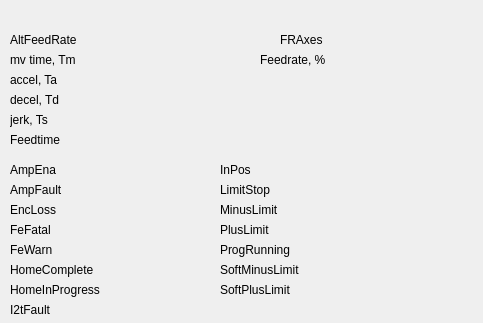
<?xml version="1.0" encoding="UTF-8"?>
<ui version="4.0">
 <class>Form</class>
 <widget class="QWidget" name="Form">
  <property name="geometry">
   <rect>
    <x>0</x>
    <y>0</y>
    <width>483</width>
    <height>323</height>
   </rect>
  </property>
  <property name="windowTitle">
   <string>Form</string>
  </property>
  <widget class="QLabel" name="label_3">
   <property name="geometry">
    <rect>
     <x>10</x>
     <y>70</y>
     <width>61</width>
     <height>20</height>
    </rect>
   </property>
   <property name="text">
    <string>accel, Ta</string>
   </property>
  </widget>
  <widget class="QLabel" name="label_13">
   <property name="geometry">
    <rect>
     <x>220</x>
     <y>180</y>
     <width>121</width>
     <height>20</height>
    </rect>
   </property>
   <property name="text">
    <string>LimitStop</string>
   </property>
  </widget>
  <widget class="QLabel" name="label_4">
   <property name="geometry">
    <rect>
     <x>10</x>
     <y>110</y>
     <width>61</width>
     <height>20</height>
    </rect>
   </property>
   <property name="text">
    <string>jerk, Ts</string>
   </property>
  </widget>
  <widget class="QEBitStatus" name="qebitstatus_2">
   <property name="geometry">
    <rect>
     <x>140</x>
     <y>160</y>
     <width>16</width>
     <height>16</height>
    </rect>
   </property>
   <property name="numberOfBits">
    <number>1</number>
   </property>
   <property name="onColour">
    <color>
     <red>0</red>
     <green>255</green>
     <blue>0</blue>
    </color>
   </property>
   <property name="offColour">
    <color>
     <red>125</red>
     <green>125</green>
     <blue>125</blue>
    </color>
   </property>
   <property name="variable" stdset="0">
    <string>$(P):AmpEna</string>
   </property>
  </widget>
  <widget class="QLabel" name="label_6">
   <property name="geometry">
    <rect>
     <x>10</x>
     <y>30</y>
     <width>81</width>
     <height>20</height>
    </rect>
   </property>
   <property name="text">
    <string>AltFeedRate</string>
   </property>
  </widget>
  <widget class="QELabel" name="qelabel">
   <property name="geometry">
    <rect>
     <x>110</x>
     <y>70</y>
     <width>131</width>
     <height>20</height>
    </rect>
   </property>
   <property name="variable" stdset="0">
    <string>$(P):Ta</string>
   </property>
  </widget>
  <widget class="QLabel" name="label_14">
   <property name="geometry">
    <rect>
     <x>10</x>
     <y>220</y>
     <width>121</width>
     <height>20</height>
    </rect>
   </property>
   <property name="text">
    <string>FeFatal</string>
   </property>
  </widget>
  <widget class="QEBitStatus" name="qebitstatus_7">
   <property name="geometry">
    <rect>
     <x>350</x>
     <y>180</y>
     <width>16</width>
     <height>16</height>
    </rect>
   </property>
   <property name="numberOfBits">
    <number>1</number>
   </property>
   <property name="onColour">
    <color>
     <red>255</red>
     <green>0</green>
     <blue>0</blue>
    </color>
   </property>
   <property name="offColour">
    <color>
     <red>125</red>
     <green>125</green>
     <blue>125</blue>
    </color>
   </property>
   <property name="variable" stdset="0">
    <string>$(P):LimitStop</string>
   </property>
  </widget>
  <widget class="QELabel" name="qelabel_3">
   <property name="geometry">
    <rect>
     <x>110</x>
     <y>30</y>
     <width>131</width>
     <height>20</height>
    </rect>
   </property>
   <property name="variable" stdset="0">
    <string>$(P):AltFeedRate</string>
   </property>
  </widget>
  <widget class="QELabel" name="qelabel_5">
   <property name="geometry">
    <rect>
     <x>340</x>
     <y>50</y>
     <width>131</width>
     <height>20</height>
    </rect>
   </property>
   <property name="variable" stdset="0">
    <string>$(P):FeedRate</string>
   </property>
  </widget>
  <widget class="QLabel" name="label_11">
   <property name="geometry">
    <rect>
     <x>10</x>
     <y>200</y>
     <width>121</width>
     <height>20</height>
    </rect>
   </property>
   <property name="text">
    <string>EncLoss</string>
   </property>
  </widget>
  <widget class="QEBitStatus" name="qebitstatus_8">
   <property name="geometry">
    <rect>
     <x>140</x>
     <y>220</y>
     <width>16</width>
     <height>16</height>
    </rect>
   </property>
   <property name="numberOfBits">
    <number>1</number>
   </property>
   <property name="onColour">
    <color>
     <red>255</red>
     <green>0</green>
     <blue>0</blue>
    </color>
   </property>
   <property name="offColour">
    <color>
     <red>125</red>
     <green>125</green>
     <blue>125</blue>
    </color>
   </property>
   <property name="variable" stdset="0">
    <string>$(P):FeFatal</string>
   </property>
  </widget>
  <widget class="QLabel" name="label_17">
   <property name="geometry">
    <rect>
     <x>260</x>
     <y>50</y>
     <width>81</width>
     <height>20</height>
    </rect>
   </property>
   <property name="text">
    <string>Feedrate, %</string>
   </property>
  </widget>
  <widget class="QEBitStatus" name="qebitstatus_6">
   <property name="geometry">
    <rect>
     <x>140</x>
     <y>180</y>
     <width>16</width>
     <height>16</height>
    </rect>
   </property>
   <property name="numberOfBits">
    <number>1</number>
   </property>
   <property name="onColour">
    <color>
     <red>255</red>
     <green>0</green>
     <blue>0</blue>
    </color>
   </property>
   <property name="offColour">
    <color>
     <red>125</red>
     <green>125</green>
     <blue>125</blue>
    </color>
   </property>
   <property name="variable" stdset="0">
    <string>$(P):AmpFault</string>
   </property>
  </widget>
  <widget class="QELabel" name="qelabel_2">
   <property name="geometry">
    <rect>
     <x>110</x>
     <y>110</y>
     <width>131</width>
     <height>20</height>
    </rect>
   </property>
   <property name="variable" stdset="0">
    <string>$(P):Ts</string>
   </property>
  </widget>
  <widget class="QEBitStatus" name="qebitstatus_5">
   <property name="geometry">
    <rect>
     <x>140</x>
     <y>200</y>
     <width>16</width>
     <height>16</height>
    </rect>
   </property>
   <property name="numberOfBits">
    <number>1</number>
   </property>
   <property name="onColour">
    <color>
     <red>255</red>
     <green>0</green>
     <blue>0</blue>
    </color>
   </property>
   <property name="offColour">
    <color>
     <red>125</red>
     <green>125</green>
     <blue>125</blue>
    </color>
   </property>
   <property name="variable" stdset="0">
    <string>$(P):EncLoss</string>
   </property>
  </widget>
  <widget class="QLabel" name="label_7">
   <property name="geometry">
    <rect>
     <x>10</x>
     <y>260</y>
     <width>121</width>
     <height>20</height>
    </rect>
   </property>
   <property name="text">
    <string>HomeComplete</string>
   </property>
  </widget>
  <widget class="QLabel" name="label_8">
   <property name="geometry">
    <rect>
     <x>10</x>
     <y>160</y>
     <width>121</width>
     <height>20</height>
    </rect>
   </property>
   <property name="text">
    <string>AmpEna</string>
   </property>
  </widget>
  <widget class="QLabel" name="label_12">
   <property name="geometry">
    <rect>
     <x>10</x>
     <y>180</y>
     <width>121</width>
     <height>20</height>
    </rect>
   </property>
   <property name="text">
    <string>AmpFault</string>
   </property>
  </widget>
  <widget class="QEBitStatus" name="qebitstatus">
   <property name="geometry">
    <rect>
     <x>140</x>
     <y>260</y>
     <width>16</width>
     <height>16</height>
    </rect>
   </property>
   <property name="numberOfBits">
    <number>1</number>
   </property>
   <property name="onColour">
    <color>
     <red>0</red>
     <green>255</green>
     <blue>0</blue>
    </color>
   </property>
   <property name="offColour">
    <color>
     <red>125</red>
     <green>125</green>
     <blue>125</blue>
    </color>
   </property>
   <property name="variable" stdset="0">
    <string>$(P):HomeComplete</string>
   </property>
  </widget>
  <widget class="QEBitStatus" name="qebitstatus_11">
   <property name="geometry">
    <rect>
     <x>140</x>
     <y>280</y>
     <width>16</width>
     <height>16</height>
    </rect>
   </property>
   <property name="numberOfBits">
    <number>1</number>
   </property>
   <property name="onColour">
    <color>
     <red>0</red>
     <green>255</green>
     <blue>0</blue>
    </color>
   </property>
   <property name="offColour">
    <color>
     <red>125</red>
     <green>125</green>
     <blue>125</blue>
    </color>
   </property>
   <property name="variable" stdset="0">
    <string>$(P):HomeInProgress</string>
   </property>
  </widget>
  <widget class="QLabel" name="label_19">
   <property name="geometry">
    <rect>
     <x>10</x>
     <y>280</y>
     <width>121</width>
     <height>20</height>
    </rect>
   </property>
   <property name="text">
    <string>HomeInProgress</string>
   </property>
  </widget>
  <widget class="QEBitStatus" name="qebitstatus_12">
   <property name="geometry">
    <rect>
     <x>350</x>
     <y>200</y>
     <width>16</width>
     <height>16</height>
    </rect>
   </property>
   <property name="numberOfBits">
    <number>1</number>
   </property>
   <property name="onColour">
    <color>
     <red>255</red>
     <green>0</green>
     <blue>0</blue>
    </color>
   </property>
   <property name="offColour">
    <color>
     <red>125</red>
     <green>125</green>
     <blue>125</blue>
    </color>
   </property>
   <property name="variable" stdset="0">
    <string>$(P):MinusLimit</string>
   </property>
  </widget>
  <widget class="QLabel" name="label_20">
   <property name="geometry">
    <rect>
     <x>220</x>
     <y>200</y>
     <width>121</width>
     <height>20</height>
    </rect>
   </property>
   <property name="text">
    <string>MinusLimit</string>
   </property>
  </widget>
  <widget class="QEBitStatus" name="qebitstatus_13">
   <property name="geometry">
    <rect>
     <x>350</x>
     <y>220</y>
     <width>16</width>
     <height>16</height>
    </rect>
   </property>
   <property name="numberOfBits">
    <number>1</number>
   </property>
   <property name="onColour">
    <color>
     <red>255</red>
     <green>0</green>
     <blue>0</blue>
    </color>
   </property>
   <property name="offColour">
    <color>
     <red>125</red>
     <green>125</green>
     <blue>125</blue>
    </color>
   </property>
   <property name="variable" stdset="0">
    <string>$(P):PlusLimit</string>
   </property>
  </widget>
  <widget class="QLabel" name="label_21">
   <property name="geometry">
    <rect>
     <x>220</x>
     <y>220</y>
     <width>121</width>
     <height>20</height>
    </rect>
   </property>
   <property name="text">
    <string>PlusLimit</string>
   </property>
  </widget>
  <widget class="QEBitStatus" name="qebitstatus_9">
   <property name="geometry">
    <rect>
     <x>140</x>
     <y>240</y>
     <width>16</width>
     <height>16</height>
    </rect>
   </property>
   <property name="numberOfBits">
    <number>1</number>
   </property>
   <property name="onColour">
    <color>
     <red>255</red>
     <green>0</green>
     <blue>0</blue>
    </color>
   </property>
   <property name="offColour">
    <color>
     <red>125</red>
     <green>125</green>
     <blue>125</blue>
    </color>
   </property>
   <property name="variable" stdset="0">
    <string>$(P):FeWarn</string>
   </property>
  </widget>
  <widget class="QLabel" name="label_15">
   <property name="geometry">
    <rect>
     <x>10</x>
     <y>240</y>
     <width>121</width>
     <height>20</height>
    </rect>
   </property>
   <property name="text">
    <string>FeWarn</string>
   </property>
  </widget>
  <widget class="QLabel" name="label_22">
   <property name="geometry">
    <rect>
     <x>220</x>
     <y>260</y>
     <width>121</width>
     <height>20</height>
    </rect>
   </property>
   <property name="text">
    <string>SoftMinusLimit</string>
   </property>
  </widget>
  <widget class="QEBitStatus" name="qebitstatus_14">
   <property name="geometry">
    <rect>
     <x>350</x>
     <y>260</y>
     <width>16</width>
     <height>16</height>
    </rect>
   </property>
   <property name="numberOfBits">
    <number>1</number>
   </property>
   <property name="onColour">
    <color>
     <red>255</red>
     <green>0</green>
     <blue>0</blue>
    </color>
   </property>
   <property name="offColour">
    <color>
     <red>125</red>
     <green>125</green>
     <blue>125</blue>
    </color>
   </property>
   <property name="variable" stdset="0">
    <string>$(P):SoftMinusLimit</string>
   </property>
  </widget>
  <widget class="QEBitStatus" name="qebitstatus_15">
   <property name="geometry">
    <rect>
     <x>350</x>
     <y>280</y>
     <width>16</width>
     <height>16</height>
    </rect>
   </property>
   <property name="numberOfBits">
    <number>1</number>
   </property>
   <property name="onColour">
    <color>
     <red>255</red>
     <green>0</green>
     <blue>0</blue>
    </color>
   </property>
   <property name="offColour">
    <color>
     <red>125</red>
     <green>125</green>
     <blue>125</blue>
    </color>
   </property>
   <property name="variable" stdset="0">
    <string>$(P):SoftPlusLimit</string>
   </property>
  </widget>
  <widget class="QLabel" name="label_23">
   <property name="geometry">
    <rect>
     <x>220</x>
     <y>280</y>
     <width>121</width>
     <height>20</height>
    </rect>
   </property>
   <property name="text">
    <string>SoftPlusLimit</string>
   </property>
  </widget>
  <widget class="QLabel" name="label_24">
   <property name="geometry">
    <rect>
     <x>10</x>
     <y>300</y>
     <width>121</width>
     <height>20</height>
    </rect>
   </property>
   <property name="text">
    <string>I2tFault</string>
   </property>
  </widget>
  <widget class="QEBitStatus" name="qebitstatus_16">
   <property name="geometry">
    <rect>
     <x>140</x>
     <y>300</y>
     <width>16</width>
     <height>16</height>
    </rect>
   </property>
   <property name="numberOfBits">
    <number>1</number>
   </property>
   <property name="onColour">
    <color>
     <red>255</red>
     <green>0</green>
     <blue>0</blue>
    </color>
   </property>
   <property name="offColour">
    <color>
     <red>125</red>
     <green>125</green>
     <blue>125</blue>
    </color>
   </property>
   <property name="variable" stdset="0">
    <string>$(P):I2tFault</string>
   </property>
  </widget>
  <widget class="QLabel" name="label_27">
   <property name="geometry">
    <rect>
     <x>220</x>
     <y>160</y>
     <width>121</width>
     <height>20</height>
    </rect>
   </property>
   <property name="text">
    <string>InPos</string>
   </property>
  </widget>
  <widget class="QEBitStatus" name="qebitstatus_19">
   <property name="geometry">
    <rect>
     <x>350</x>
     <y>160</y>
     <width>16</width>
     <height>16</height>
    </rect>
   </property>
   <property name="numberOfBits">
    <number>1</number>
   </property>
   <property name="onColour">
    <color>
     <red>0</red>
     <green>255</green>
     <blue>0</blue>
    </color>
   </property>
   <property name="offColour">
    <color>
     <red>125</red>
     <green>125</green>
     <blue>125</blue>
    </color>
   </property>
   <property name="variable" stdset="0">
    <string>$(P):InPos</string>
   </property>
  </widget>
  <widget class="QELabel" name="qelabel_14">
   <property name="geometry">
    <rect>
     <x>160</x>
     <y>160</y>
     <width>41</width>
     <height>20</height>
    </rect>
   </property>
   <property name="variable" stdset="0">
    <string>$(P):AmpEna</string>
   </property>
  </widget>
  <widget class="QELabel" name="qelabel_15">
   <property name="geometry">
    <rect>
     <x>160</x>
     <y>180</y>
     <width>41</width>
     <height>20</height>
    </rect>
   </property>
   <property name="variable" stdset="0">
    <string>$(P):AmpFault</string>
   </property>
  </widget>
  <widget class="QELabel" name="qelabel_23">
   <property name="geometry">
    <rect>
     <x>160</x>
     <y>200</y>
     <width>41</width>
     <height>20</height>
    </rect>
   </property>
   <property name="variable" stdset="0">
    <string>$(P):EncLoss</string>
   </property>
  </widget>
  <widget class="QELabel" name="qelabel_24">
   <property name="geometry">
    <rect>
     <x>160</x>
     <y>220</y>
     <width>41</width>
     <height>20</height>
    </rect>
   </property>
   <property name="variable" stdset="0">
    <string>$(P):FeFatal</string>
   </property>
  </widget>
  <widget class="QELabel" name="qelabel_25">
   <property name="geometry">
    <rect>
     <x>160</x>
     <y>240</y>
     <width>41</width>
     <height>20</height>
    </rect>
   </property>
   <property name="variable" stdset="0">
    <string>$(P):FeWarn</string>
   </property>
  </widget>
  <widget class="QELabel" name="qelabel_27">
   <property name="geometry">
    <rect>
     <x>160</x>
     <y>260</y>
     <width>41</width>
     <height>20</height>
    </rect>
   </property>
   <property name="variable" stdset="0">
    <string>$(P):HomeComplete</string>
   </property>
  </widget>
  <widget class="QELabel" name="qelabel_28">
   <property name="geometry">
    <rect>
     <x>160</x>
     <y>300</y>
     <width>41</width>
     <height>20</height>
    </rect>
   </property>
   <property name="variable" stdset="0">
    <string>$(P):I2tFault</string>
   </property>
  </widget>
  <widget class="QELabel" name="qelabel_29">
   <property name="geometry">
    <rect>
     <x>370</x>
     <y>160</y>
     <width>41</width>
     <height>20</height>
    </rect>
   </property>
   <property name="variable" stdset="0">
    <string>$(P):InPos</string>
   </property>
  </widget>
  <widget class="QELabel" name="qelabel_30">
   <property name="geometry">
    <rect>
     <x>370</x>
     <y>180</y>
     <width>41</width>
     <height>20</height>
    </rect>
   </property>
   <property name="variable" stdset="0">
    <string>$(P):LimitStop</string>
   </property>
  </widget>
  <widget class="QELabel" name="qelabel_31">
   <property name="geometry">
    <rect>
     <x>370</x>
     <y>200</y>
     <width>41</width>
     <height>20</height>
    </rect>
   </property>
   <property name="variable" stdset="0">
    <string>$(P):MinusLimit</string>
   </property>
  </widget>
  <widget class="QELabel" name="qelabel_33">
   <property name="geometry">
    <rect>
     <x>370</x>
     <y>220</y>
     <width>41</width>
     <height>20</height>
    </rect>
   </property>
   <property name="variable" stdset="0">
    <string>$(P):PlusLimit</string>
   </property>
  </widget>
  <widget class="QELabel" name="qelabel_36">
   <property name="geometry">
    <rect>
     <x>370</x>
     <y>260</y>
     <width>41</width>
     <height>20</height>
    </rect>
   </property>
   <property name="variable" stdset="0">
    <string>$(P):SoftMinusLimit</string>
   </property>
  </widget>
  <widget class="QELabel" name="qelabel_37">
   <property name="geometry">
    <rect>
     <x>370</x>
     <y>280</y>
     <width>41</width>
     <height>20</height>
    </rect>
   </property>
   <property name="variable" stdset="0">
    <string>$(P):SoftPlusLimit</string>
   </property>
  </widget>
  <widget class="QELabel" name="qelabel_41">
   <property name="geometry">
    <rect>
     <x>160</x>
     <y>280</y>
     <width>41</width>
     <height>20</height>
    </rect>
   </property>
   <property name="variable" stdset="0">
    <string>$(P):HomeInProgress</string>
   </property>
  </widget>
  <widget class="QELabel" name="qelabel_6">
   <property name="geometry">
    <rect>
     <x>110</x>
     <y>90</y>
     <width>131</width>
     <height>20</height>
    </rect>
   </property>
   <property name="variable" stdset="0">
    <string>$(P):Td</string>
   </property>
  </widget>
  <widget class="QLabel" name="label_5">
   <property name="geometry">
    <rect>
     <x>10</x>
     <y>90</y>
     <width>61</width>
     <height>20</height>
    </rect>
   </property>
   <property name="text">
    <string>decel, Td</string>
   </property>
  </widget>
  <widget class="QELabel" name="qelabel_55">
   <property name="geometry">
    <rect>
     <x>110</x>
     <y>130</y>
     <width>131</width>
     <height>20</height>
    </rect>
   </property>
   <property name="variable" stdset="0">
    <string>$(P):FeedTime</string>
   </property>
  </widget>
  <widget class="QLabel" name="label_41">
   <property name="geometry">
    <rect>
     <x>10</x>
     <y>130</y>
     <width>61</width>
     <height>20</height>
    </rect>
   </property>
   <property name="text">
    <string>Feedtime</string>
   </property>
  </widget>
  <widget class="QELabel" name="qelabel_34">
   <property name="geometry">
    <rect>
     <x>370</x>
     <y>240</y>
     <width>41</width>
     <height>20</height>
    </rect>
   </property>
   <property name="variable" stdset="0">
    <string>$(P):ProgRunning</string>
   </property>
  </widget>
  <widget class="QEBitStatus" name="qebitstatus_22">
   <property name="geometry">
    <rect>
     <x>350</x>
     <y>240</y>
     <width>16</width>
     <height>16</height>
    </rect>
   </property>
   <property name="numberOfBits">
    <number>1</number>
   </property>
   <property name="onColour">
    <color>
     <red>255</red>
     <green>0</green>
     <blue>0</blue>
    </color>
   </property>
   <property name="offColour">
    <color>
     <red>125</red>
     <green>125</green>
     <blue>125</blue>
    </color>
   </property>
   <property name="variable" stdset="0">
    <string>$(P):ProgRunning</string>
   </property>
  </widget>
  <widget class="QLabel" name="label_31">
   <property name="geometry">
    <rect>
     <x>220</x>
     <y>240</y>
     <width>121</width>
     <height>20</height>
    </rect>
   </property>
   <property name="text">
    <string>ProgRunning</string>
   </property>
  </widget>
  <widget class="QLabel" name="label_43">
   <property name="geometry">
    <rect>
     <x>280</x>
     <y>30</y>
     <width>91</width>
     <height>20</height>
    </rect>
   </property>
   <property name="text">
    <string>FRAxes</string>
   </property>
  </widget>
  <widget class="QELabel" name="qelabel_8">
   <property name="geometry">
    <rect>
     <x>340</x>
     <y>30</y>
     <width>131</width>
     <height>20</height>
    </rect>
   </property>
   <property name="variable" stdset="0">
    <string>$(P):FRAxes</string>
   </property>
  </widget>
  <widget class="QESubstitutedLabel" name="qesubstitutedlabel">
   <property name="geometry">
    <rect>
     <x>20</x>
     <y>0</y>
     <width>231</width>
     <height>21</height>
    </rect>
   </property>
   <property name="labelText" stdset="0">
    <string>$(P)</string>
   </property>
  </widget>
  <widget class="QELabel" name="qelabel_4">
   <property name="geometry">
    <rect>
     <x>110</x>
     <y>50</y>
     <width>131</width>
     <height>20</height>
    </rect>
   </property>
   <property name="variable" stdset="0">
    <string>$(P):Tm</string>
   </property>
  </widget>
  <widget class="QLabel" name="label_9">
   <property name="geometry">
    <rect>
     <x>10</x>
     <y>50</y>
     <width>81</width>
     <height>20</height>
    </rect>
   </property>
   <property name="text">
    <string>mv time, Tm</string>
   </property>
  </widget>
 </widget>
 <customwidgets>
  <customwidget>
   <class>QEBitStatus</class>
   <extends>QBitStatus</extends>
   <header>QEBitStatus.h</header>
  </customwidget>
  <customwidget>
   <class>QELabel</class>
   <extends>QLabel</extends>
   <header>QELabel.h</header>
  </customwidget>
  <customwidget>
   <class>QESubstitutedLabel</class>
   <extends>QLabel</extends>
   <header>QESubstitutedLabel.h</header>
  </customwidget>
  <customwidget>
   <class>QBitStatus</class>
   <extends>QWidget</extends>
   <header>QBitStatus.h</header>
  </customwidget>
 </customwidgets>
 <resources/>
 <connections/>
</ui>
